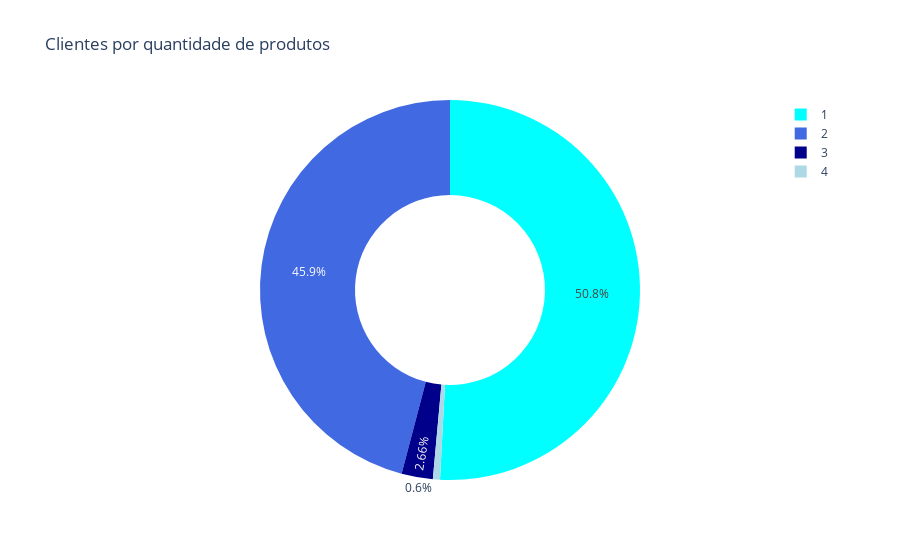

This figure's notebook cell:
### Code cell
#Gráfico - Clientes por quantidade de produtos
fig_qtd_produtos_pie = px.pie(
    data_frame = df, 
    names = "qtd_produtos",
    title = "Clientes por quantidade de produtos",
    color = "qtd_produtos",
    color_discrete_map = {1: "cyan",
                          2: "royalblue",
                          3: "darkblue",
                          4: "lightblue"},
    hole = .5
                )
fig_qtd_produtos_pie

### Figure 1 — Plotly figure (JSON) as saved in the notebook; plotly's stock layout.template omitted (floating-point values rounded to 4 significant figures; data arrays with more than 128 entries replaced by an {"elided": "..."} marker saying what was removed)
{"data": [{"customdata": {"elided": "10000x1 int values"}, "domain": {"x": [0, 1], "y": [0, 1]}, "hole": 0.5, "hovertemplate": "qtd_produtos=%{customdata[0]}<extra></extra>", "labels": {"elided": "10000 int values"}, "legendgroup": "", "marker": {"colors": {"elided": "10000 str values"}}, "name": "", "showlegend": true, "type": "pie"}], "layout": {"legend": {"tracegroupgap": 0}, "title": {"text": "Clientes por quantidade de produtos"}}}
